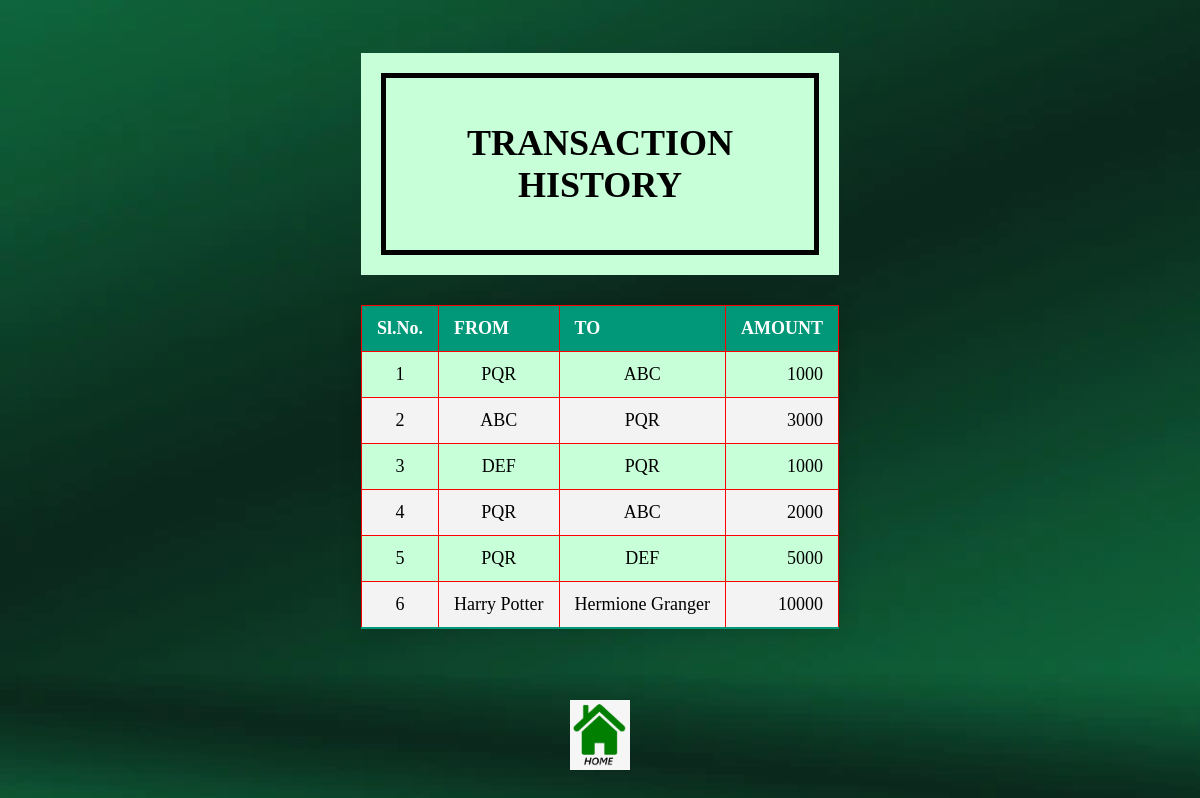
The page /Banking/displayTrans on the database its author committed.
### transact/models.py (models this page shows)
class TransactionDetail(models.Model):
    fromCust = models.CharField(max_length=100)
    toCust = models.CharField(max_length=100)
    payment = models.IntegerField()

### transact/views.py (the view)
# urls.py: path('displayTrans', views.displayTransaction, ),
def displayTransaction(request):
    transaction = TransactionDetail.objects.all()
    return render(request, 'displayTrans.html', context = {"transaction": transaction})

### templates/displayTrans.html (shortened to what this page needs)
<!DOCTYPE html>
<html lang="en">
<head>
    <link rel="stylesheet" href="/static/style.css">
</head>
<body>
    {% block context %}
    <center>
        <table class="styled-table" style="font-family: 'Corbel Light';">
            <caption>
                <div style="background-color: #c7ffd8; padding: 20px; margin-bottom: 30px;">
                    <div style=" box-sizing: border-box; border: 5px solid #000000; background: #c7ffd8; padding: 20px;">
                        <h1>TRANSACTION HISTORY</h1>
                    </div>
                </div>
            </caption>
            <thead>
                <th>Sl.No.</th>
                <th>FROM</th>
                <th>TO</th>
                <th>AMOUNT</th>
            </thead>
            <tr>
                {% for data in transaction %}
                    <td align="center">{{forloop.counter}}</td>
                    <td align="center">{{data.fromCust}}</td>
                    <td align="center">{{data.toCust}}</td>
                    <td align="right">{{data.payment}}</td>
            </tr>
            {% endfor %}
        </table>
        <br>
        <br>
        <a href = "./index"><img src="/static/home.png" style="height:70px"></a>
    </center>
    {% endblock %}
</body>
</html>

### templates/style.css (style rules this page uses)
body { background-color: #0d4f21; background-image: url(bg.jpg); background-repeat: no-repeat; background-size: cover; color: #000; font-family: 'Corbel Light', Helvetica, Arial, sans-serif; font-size: 20px; font-weight: 300; padding-top: 20px; overflow-x: hidden; }
table, th, td { border: 1px solid Red; }
.styled-table { border-collapse: collapse; margin: 25px 0; font-size: 0.9em; min-width: 400px; box-shadow: 0 0 20px rgba(0, 0, 0, 0.15); }
.styled-table th, .styled-table td { padding: 12px 15px; }
.styled-table tbody tr { background-color: #c7ffd8; border-bottom: 1px solid #dddddd; }

### rows shown on the page
TransactionDetail: fromCust "PQR", toCust "ABC", payment "1000"
TransactionDetail: fromCust "ABC", toCust "PQR", payment "3000"
TransactionDetail: fromCust "DEF", toCust "PQR", payment "1000"
TransactionDetail: fromCust "PQR", toCust "ABC", payment "2000"
TransactionDetail: fromCust "PQR", toCust "DEF", payment "5000"
TransactionDetail: fromCust "Harry Potter", toCust "Hermione Granger", payment "10000"
